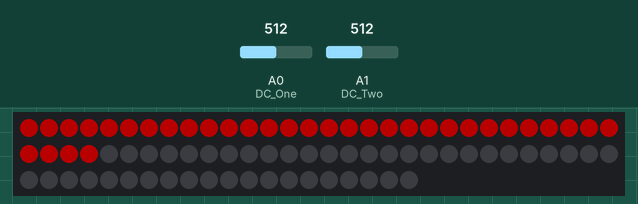
Bench run of a sketch on a simulated Arduino Uno, built with avr-gcc and run on an emulated ATmega328P. Parts: 80 RGB LEDs in strip order, left to right, continuing on the next row. The test bench sets the inputs (shaded band); at power-on: A0 (DC_One) = 512, A1 (DC_Two) = 512. Dim RGB values are drawn brighter than linear; what the sketch prints to the serial monitor is not drawn.

Above: at 1.5 s.
1.6 s: A0 (DC_One) set to 0
3.1 s: A0 (DC_One) set to 110
4.6 s: A0 (DC_One) set to 122
Timing chart, 0 to 7.6 s (numbered marks = the images above; inputs shaded):
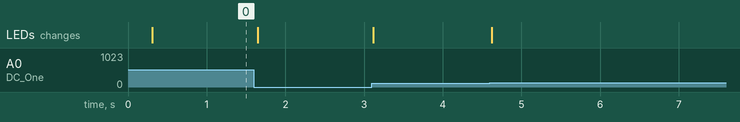

The sketch:

sketch_feb18b.ino
```cpp
#include "FastLED.h"
#define LED_PIN     13
#define COLOR_ORDER GRB
#define CHIPSET     WS2811
#define NUM_LEDS    80

#define FRAMES_PER_SECOND 60

//Spectrum Field Pin Connections
#define STROBE 4
#define RESET  5
#define DC_One A0
#define DC_Two A1

//Define LED's
CRGB leds[NUM_LEDS];

int bright_max = 100;

//Define spectrum variables
int freq_amp;
int Frequencies_One[7];
int Frequencies_Two[7];
int Scaled_Channel[7];
int i;
long baud = 1000000;

void setup() {
  // put your setup code here, to run once:

  //Set Spectrum shield pin configurations
  pinMode(STROBE, OUTPUT);
  pinMode(RESET, OUTPUT);
  pinMode(DC_One, INPUT);
  pinMode(DC_Two, INPUT);
  digitalWrite(STROBE, HIGH);
  digitalWrite(RESET, HIGH);

  //Initialize Spectrum Analyzers
  digitalWrite(STROBE, LOW);
  delay(1);
  digitalWrite(RESET, HIGH);
  delay(1);
  digitalWrite(STROBE, HIGH);
  delay(1);
  digitalWrite(STROBE, LOW);
  delay(1);
  digitalWrite(RESET, LOW);

  delay(300);
  FastLED.addLeds<CHIPSET, LED_PIN, COLOR_ORDER>(leds, NUM_LEDS).setCorrection( TypicalLEDStrip );
  FastLED.setBrightness( 70 );
  Serial.begin(baud);
  randomSeed(analogRead(0));
}

long randNumber;
int weighted;

void loop() {
  Read_Frequencies();
  //Print_Frequencies(Frequencies_One);
  Scale_Band(Frequencies_One, NUM_LEDS, Scaled_Channel);
  for (i=0; i<NUM_LEDS; i++){
    if (i<(Scaled_Channel[1]) - 6){
      leds[i] = CRGB::Red;
    }
    if (i>=Scaled_Channel[1] - 6){
      leds[i] = CRGB::Black;
    }
  }

  FastLED.show();
  delay(40);
}

// This Function grabs the frequencies at any given time
// when called by the program and places the values between
// 0 and ~1000 into a 1x7 integer array for both left and
// right channels. These arrays were previously initialized
// as Frequencies_One and Frequencies_Two at the top of
// this program.
void Read_Frequencies() {
  //Read frequencies for each band
  for (freq_amp = 0; freq_amp < 7; freq_amp++) {
    Frequencies_One[freq_amp] = analogRead(DC_One);
    Frequencies_Two[freq_amp] = analogRead(DC_Two);
    digitalWrite(STROBE, HIGH);
    digitalWrite(STROBE, LOW);
  }
}

// This function merely prints the values of the samplings
// taken from the eq chip and allows them to be printed to
// the arduino console or serial plotter. It is mainly used
// for debugging and learning purposes.
void Print_Frequencies(int* channel) {
  for (int band = 0; band < 7; band++) {
    Serial.print(channel[band]);
    Serial.print('\t');
  }
  Serial.print('\n');
}

// This function will scale the inputs from the 7 band
// chip from its raw values represented in Frequencies_One
// and Frequencies_Two (ie from 0 to 1000) to a value between
// 0 and num_leds, where num_leds corresponds to the number of
// leds available per band on each frequency.
void Scale_Band(int* channel, int num_leds, int* Scaled_Channel){
  for (int band=0; band<7; band++){
    Scaled_Channel[band] = (int)(((float)channel[band]/1000.0)*num_leds);
  }
  for (int band=0; band < 7; band++){
    Serial.print(Scaled_Channel[band]);
    Serial.print('\t');
  }
  Serial.print('\n');

}
```
